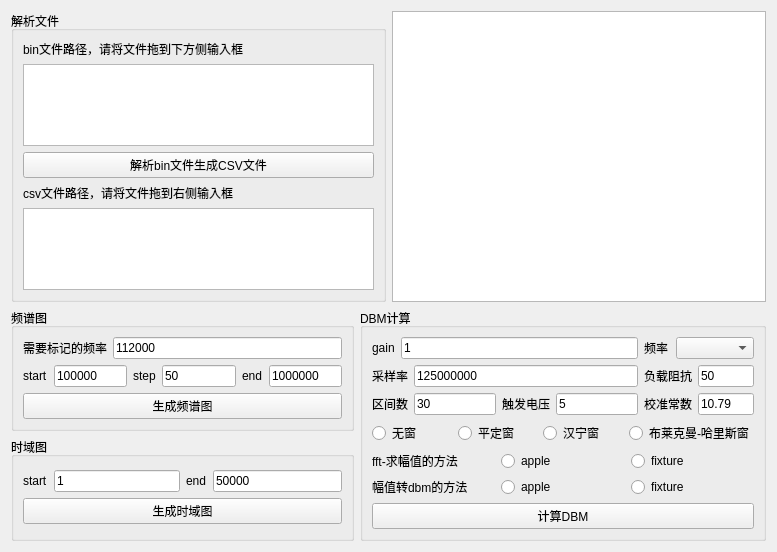
<?xml version="1.0" encoding="UTF-8"?>
<ui version="4.0">
 <class>ui_test</class>
 <widget class="QWidget" name="ui_test">
  <property name="geometry">
   <rect>
    <x>0</x>
    <y>0</y>
    <width>777</width>
    <height>552</height>
   </rect>
  </property>
  <property name="sizePolicy">
   <sizepolicy hsizetype="Maximum" vsizetype="Maximum">
    <horstretch>0</horstretch>
    <verstretch>0</verstretch>
   </sizepolicy>
  </property>
  <property name="minimumSize">
   <size>
    <width>0</width>
    <height>0</height>
   </size>
  </property>
  <property name="windowTitle">
   <string>Version:0.9_by:zjx</string>
  </property>
  <layout class="QHBoxLayout" name="horizontalLayout_24">
   <item>
    <layout class="QVBoxLayout" name="verticalLayout" stretch="0,0">
     <item>
      <layout class="QHBoxLayout" name="horizontalLayout_5">
       <item>
        <widget class="QGroupBox" name="groupBox">
         <property name="title">
          <string>解析文件</string>
         </property>
         <layout class="QVBoxLayout" name="verticalLayout_12">
          <item>
           <layout class="QVBoxLayout" name="verticalLayout_11">
            <item>
             <widget class="QLabel" name="label">
              <property name="text">
               <string>bin文件路径，请将文件拖到下方侧输入框</string>
              </property>
             </widget>
            </item>
            <item>
             <widget class="QTextEdit" name="textEdit_binPath"/>
            </item>
            <item>
             <widget class="QPushButton" name="pushButton_bin">
              <property name="text">
               <string>解析bin文件生成CSV文件</string>
              </property>
             </widget>
            </item>
            <item>
             <widget class="QLabel" name="label_csv">
              <property name="text">
               <string>csv文件路径，请将文件拖到右侧输入框</string>
              </property>
             </widget>
            </item>
            <item>
             <widget class="QTextEdit" name="textEdit_csvPath"/>
            </item>
           </layout>
          </item>
         </layout>
        </widget>
       </item>
       <item>
        <widget class="QTextBrowser" name="textBrowser"/>
       </item>
      </layout>
     </item>
     <item>
      <layout class="QVBoxLayout" name="verticalLayout_19" stretch="3">
       <item>
        <layout class="QHBoxLayout" name="horizontalLayout_22">
         <item>
          <layout class="QVBoxLayout" name="verticalLayout_13">
           <item>
            <widget class="QGroupBox" name="groupBox_4">
             <property name="title">
              <string>频谱图</string>
             </property>
             <layout class="QVBoxLayout" name="verticalLayout_18">
              <item>
               <layout class="QHBoxLayout" name="horizontalLayout_10">
                <item>
                 <layout class="QVBoxLayout" name="verticalLayout_8">
                  <item>
                   <layout class="QHBoxLayout" name="horizontalLayout_17">
                    <item>
                     <widget class="QLabel" name="label_12">
                      <property name="text">
                       <string>需要标记的频率</string>
                      </property>
                     </widget>
                    </item>
                    <item>
                     <widget class="QLineEdit" name="lineEdit_flag_frep">
                      <property name="text">
                       <string>112000</string>
                      </property>
                     </widget>
                    </item>
                   </layout>
                  </item>
                  <item>
                   <layout class="QHBoxLayout" name="horizontalLayout_15">
                    <item>
                     <layout class="QHBoxLayout" name="horizontalLayout_11">
                      <item>
                       <widget class="QLabel" name="label_6">
                        <property name="text">
                         <string>start</string>
                        </property>
                       </widget>
                      </item>
                      <item>
                       <widget class="QLineEdit" name="lineEdit_start_frep">
                        <property name="text">
                         <string>100000</string>
                        </property>
                       </widget>
                      </item>
                     </layout>
                    </item>
                    <item>
                     <layout class="QHBoxLayout" name="horizontalLayout_13">
                      <item>
                       <widget class="QLabel" name="label_8">
                        <property name="text">
                         <string>step</string>
                        </property>
                       </widget>
                      </item>
                      <item>
                       <widget class="QLineEdit" name="lineEdit_step_frep">
                        <property name="text">
                         <string>50</string>
                        </property>
                       </widget>
                      </item>
                     </layout>
                    </item>
                    <item>
                     <layout class="QHBoxLayout" name="horizontalLayout_14">
                      <item>
                       <widget class="QLabel" name="label_7">
                        <property name="text">
                         <string>end</string>
                        </property>
                       </widget>
                      </item>
                      <item>
                       <widget class="QLineEdit" name="lineEdit_end_frep">
                        <property name="text">
                         <string>1000000</string>
                        </property>
                       </widget>
                      </item>
                     </layout>
                    </item>
                   </layout>
                  </item>
                  <item>
                   <widget class="QPushButton" name="pushButton_frep">
                    <property name="text">
                     <string>生成频谱图</string>
                    </property>
                   </widget>
                  </item>
                 </layout>
                </item>
               </layout>
              </item>
             </layout>
            </widget>
           </item>
           <item>
            <widget class="QGroupBox" name="groupBox_2">
             <property name="title">
              <string>时域图</string>
             </property>
             <layout class="QVBoxLayout" name="verticalLayout_14">
              <item>
               <layout class="QVBoxLayout" name="verticalLayout_7">
                <item>
                 <layout class="QHBoxLayout" name="horizontalLayout_9">
                  <item>
                   <layout class="QHBoxLayout" name="horizontalLayout_8">
                    <item>
                     <widget class="QLabel" name="label_3">
                      <property name="text">
                       <string>start</string>
                      </property>
                     </widget>
                    </item>
                    <item>
                     <widget class="QLineEdit" name="lineEdit_start">
                      <property name="text">
                       <string>1</string>
                      </property>
                     </widget>
                    </item>
                   </layout>
                  </item>
                  <item>
                   <layout class="QHBoxLayout" name="horizontalLayout_6">
                    <item>
                     <widget class="QLabel" name="label_4">
                      <property name="text">
                       <string>end</string>
                      </property>
                     </widget>
                    </item>
                    <item>
                     <widget class="QLineEdit" name="lineEdit_end">
                      <property name="text">
                       <string>50000</string>
                      </property>
                     </widget>
                    </item>
                   </layout>
                  </item>
                 </layout>
                </item>
                <item>
                 <widget class="QPushButton" name="pushButton_time">
                  <property name="text">
                   <string>生成时域图</string>
                  </property>
                 </widget>
                </item>
               </layout>
              </item>
             </layout>
            </widget>
           </item>
          </layout>
         </item>
         <item>
          <widget class="QGroupBox" name="groupBox_3">
           <property name="title">
            <string>DBM计算</string>
           </property>
           <layout class="QVBoxLayout" name="verticalLayout_3">
            <item>
             <layout class="QHBoxLayout" name="horizontalLayout_21">
              <item>
               <layout class="QVBoxLayout" name="verticalLayout_16">
                <item>
                 <layout class="QHBoxLayout" name="horizontalLayout_3">
                  <item>
                   <widget class="QLabel" name="label_frep_gain1">
                    <property name="text">
                     <string>gain</string>
                    </property>
                   </widget>
                  </item>
                  <item>
                   <widget class="QLineEdit" name="lineEdit_gain1">
                    <property name="text">
                     <string>1</string>
                    </property>
                   </widget>
                  </item>
                 </layout>
                </item>
                <item>
                 <layout class="QVBoxLayout" name="verticalLayout_10">
                  <item>
                   <layout class="QHBoxLayout" name="horizontalLayout_2">
                    <item>
                     <widget class="QLabel" name="label_9">
                      <property name="text">
                       <string>采样率</string>
                      </property>
                     </widget>
                    </item>
                    <item>
                     <widget class="QLineEdit" name="lineEdit_sample_rate">
                      <property name="text">
                       <string>125000000</string>
                      </property>
                     </widget>
                    </item>
                   </layout>
                  </item>
                  <item>
                   <layout class="QHBoxLayout" name="horizontalLayout_16">
                    <item>
                     <layout class="QHBoxLayout" name="horizontalLayout_12">
                      <item>
                       <widget class="QLabel" name="label_11">
                        <property name="text">
                         <string>区间数</string>
                        </property>
                       </widget>
                      </item>
                      <item>
                       <widget class="QLineEdit" name="lineEdit_intervalCount">
                        <property name="text">
                         <string>30</string>
                        </property>
                       </widget>
                      </item>
                     </layout>
                    </item>
                    <item>
                     <layout class="QHBoxLayout" name="horizontalLayout_4">
                      <item>
                       <widget class="QLabel" name="label_10">
                        <property name="text">
                         <string>触发电压</string>
                        </property>
                       </widget>
                      </item>
                      <item>
                       <widget class="QLineEdit" name="lineEdit_referVolt">
                        <property name="text">
                         <string>5</string>
                        </property>
                       </widget>
                      </item>
                     </layout>
                    </item>
                   </layout>
                  </item>
                 </layout>
                </item>
               </layout>
              </item>
              <item>
               <layout class="QVBoxLayout" name="verticalLayout_15">
                <item>
                 <layout class="QHBoxLayout" name="horizontalLayout" stretch="1,3">
                  <item>
                   <widget class="QLabel" name="label_frep_1">
                    <property name="text">
                     <string>频率</string>
                    </property>
                   </widget>
                  </item>
                  <item>
                   <widget class="QComboBox" name="comboBox_frep_1"/>
                  </item>
                 </layout>
                </item>
                <item>
                 <layout class="QHBoxLayout" name="horizontalLayout_19">
                  <item>
                   <widget class="QLabel" name="label_2">
                    <property name="text">
                     <string>负载阻抗</string>
                    </property>
                   </widget>
                  </item>
                  <item>
                   <widget class="QLineEdit" name="lineEdit_impedance">
                    <property name="text">
                     <string>50</string>
                    </property>
                   </widget>
                  </item>
                 </layout>
                </item>
                <item>
                 <layout class="QHBoxLayout" name="horizontalLayout_20">
                  <item>
                   <widget class="QLabel" name="label_5">
                    <property name="text">
                     <string>校准常数</string>
                    </property>
                   </widget>
                  </item>
                  <item>
                   <widget class="QLineEdit" name="lineEdit_cal_constant">
                    <property name="text">
                     <string>10.79</string>
                    </property>
                   </widget>
                  </item>
                 </layout>
                </item>
               </layout>
              </item>
             </layout>
            </item>
            <item>
             <layout class="QHBoxLayout" name="horizontalLayout_18">
              <item>
               <widget class="QRadioButton" name="radioButton_window">
                <property name="text">
                 <string>无窗</string>
                </property>
               </widget>
              </item>
              <item>
               <widget class="QRadioButton" name="radioButton_flattop_window">
                <property name="text">
                 <string>平定窗</string>
                </property>
               </widget>
              </item>
              <item>
               <widget class="QRadioButton" name="radioButton_hanning_window">
                <property name="text">
                 <string>汉宁窗</string>
                </property>
               </widget>
              </item>
              <item>
               <widget class="QRadioButton" name="radioButton_blackman_harris_window">
                <property name="text">
                 <string>布莱克曼-哈里斯窗</string>
                </property>
               </widget>
              </item>
             </layout>
            </item>
            <item>
             <layout class="QVBoxLayout" name="verticalLayout_2">
              <item>
               <layout class="QHBoxLayout" name="horizontalLayout_7">
                <item>
                 <widget class="QLabel" name="label_13">
                  <property name="text">
                   <string>fft-求幅值的方法</string>
                  </property>
                 </widget>
                </item>
                <item>
                 <widget class="QRadioButton" name="radioButton_vpp_apple">
                  <property name="text">
                   <string>apple</string>
                  </property>
                 </widget>
                </item>
                <item>
                 <widget class="QRadioButton" name="radioButton_vpp_fixture">
                  <property name="text">
                   <string>fixture</string>
                  </property>
                 </widget>
                </item>
               </layout>
              </item>
              <item>
               <layout class="QHBoxLayout" name="horizontalLayout_23">
                <item>
                 <widget class="QLabel" name="label_14">
                  <property name="text">
                   <string>幅值转dbm的方法</string>
                  </property>
                 </widget>
                </item>
                <item>
                 <widget class="QRadioButton" name="radioButton_dbm_apple">
                  <property name="text">
                   <string>apple</string>
                  </property>
                 </widget>
                </item>
                <item>
                 <widget class="QRadioButton" name="radioButton_dbm_fixture">
                  <property name="text">
                   <string>fixture</string>
                  </property>
                 </widget>
                </item>
               </layout>
              </item>
             </layout>
            </item>
            <item>
             <widget class="QPushButton" name="pushButton_csv">
              <property name="text">
               <string>计算DBM</string>
              </property>
             </widget>
            </item>
           </layout>
          </widget>
         </item>
        </layout>
       </item>
      </layout>
     </item>
    </layout>
   </item>
  </layout>
 </widget>
 <resources/>
 <connections/>
</ui>
